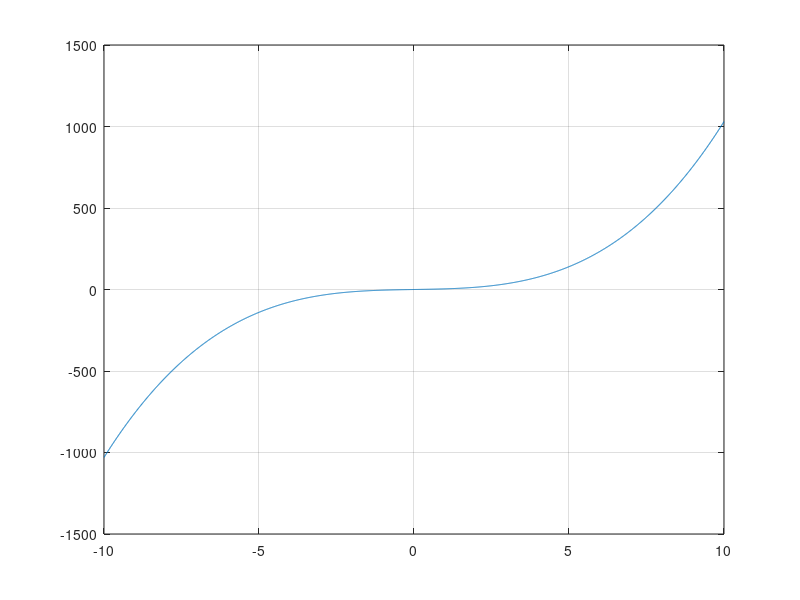
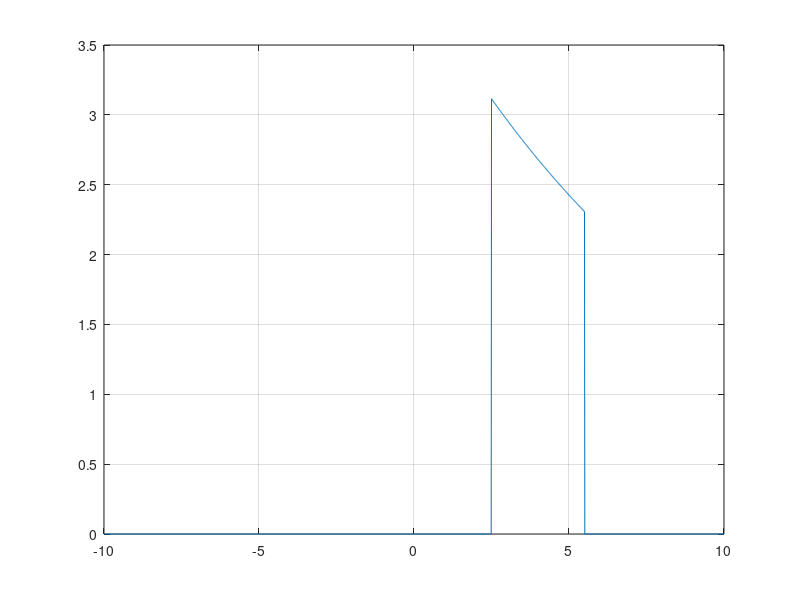
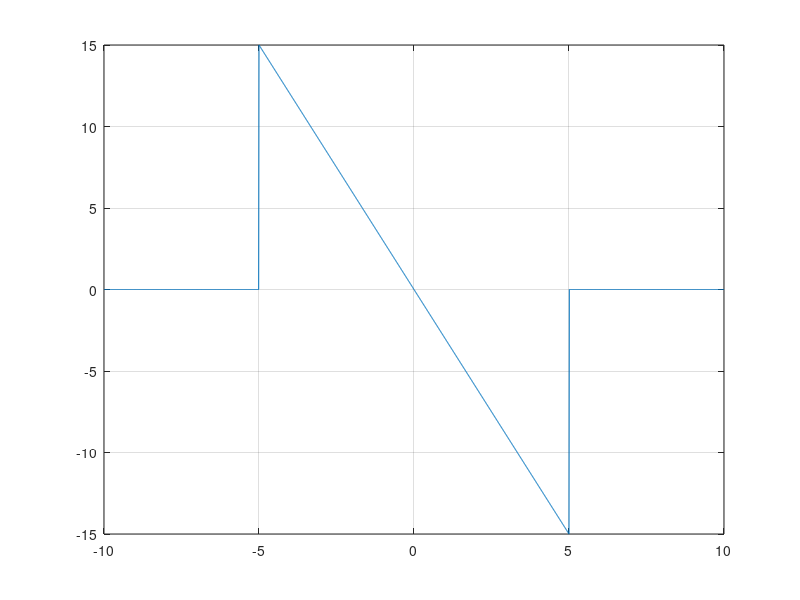
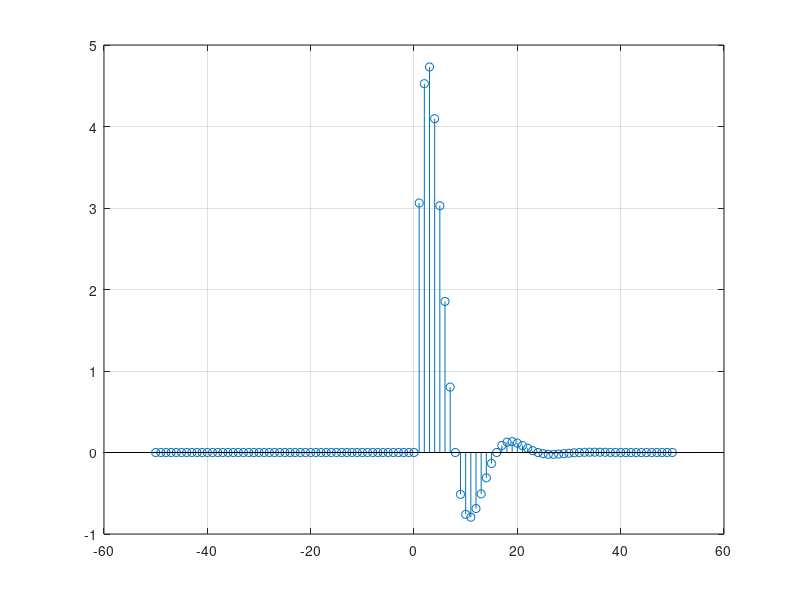

Source code (MATLAB) for these figures, in order:
clc
clear all
close all

dtau = 0.01;
t = -10:dtau:10;
g=inline('t.*(t.^2+3)');

figure
plot(t,g(t));
grid

%%%%%%%%%%%%%%%%%%%%%%%%%%%%%
x=inline('4*exp(-t/10).*(t>=2.5&t<=5.5)');
figure
plot(t,x(t));
grid

%%%%%%%%%%%%%%%%%%%%%%%%%%%%%

x=inline('-3*t.*(t>=-5&t<=5)');
x(t)
figure
plot(t,x(t));
display('power');
P=1/10*(sum(x(t).^2)*dtau)
grid

%%%%%%%%%%%%%%%%%%%%%%%%%%%%%
n=-50:1:50;
g=inline('10*0.8.^n.*sin(2*pi.*n/16).*(n>=0)');
figure
stem(n,g(n));
grid
